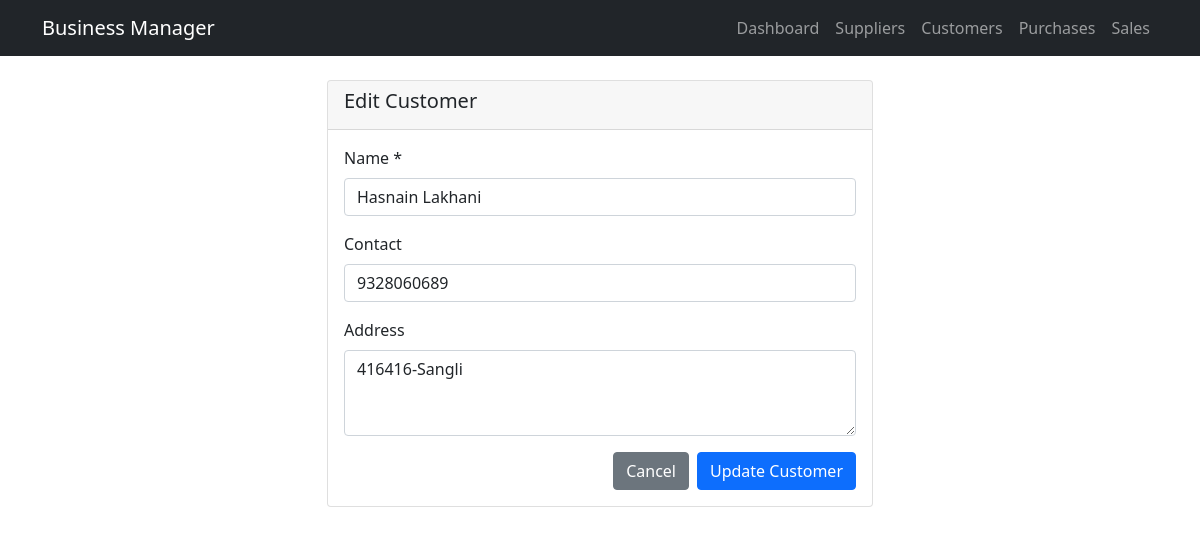
The page /customers/edit/1 on the database its author committed.
### tables this page shows
CREATE TABLE customers (
                id INTEGER PRIMARY KEY AUTOINCREMENT,
                name TEXT NOT NULL UNIQUE,
                contact TEXT,
                address TEXT,
                balance DECIMAL(15,2) DEFAULT 0.00,
                created_at TIMESTAMP DEFAULT CURRENT_TIMESTAMP,
                updated_at TIMESTAMP DEFAULT CURRENT_TIMESTAMP
            );

### app.py (the view, shortened to what this page needs)
@app.route('/customers/edit/<int:customer_id>', methods=['GET', 'POST'])
def edit_customer(customer_id):
    customer = customer_model.get_by_id(customer_id)
    if not customer:
        flash('Customer not found.', 'error')
        return redirect(url_for('customers'))
    return render_template('customer_form.html', customer=customer, edit=True)

### models/customer.py (called while the page is built)
    def get_by_id(self, id):
        try:
            cursor = self.db.get_db().cursor()
            cursor.execute('''
                SELECT c.*,
                       COUNT(s.id) as total_sales,
                       COALESCE(SUM(s.amount), 0) as total_sale_amount,
                       COALESCE(SUM(s.received_amount), 0) as total_received_amount,
                       COALESCE(SUM(r.amount), 0) as total_receipts
                FROM customers c
                LEFT JOIN sales s ON c.id = s.customer_id
                LEFT JOIN receipts r ON c.id = r.customer_id
                WHERE c.id = ?
                GROUP BY c.id
            ''', (id,))
            return cursor.fetchone()
        except sqlite3.Error as e:
            logging.error(f"Error fetching customer {id}: {e}")
            return None

### models/database.py (called while the page is built)
    def get_db(self):
        if 'db' not in g:
            g.db = sqlite3.connect(self.db_path)
            g.db.row_factory = sqlite3.Row
            g.db.execute('PRAGMA foreign_keys = ON')
        return g.db

### templates/customer_form.html (shortened to what this page needs)
{% extends "base.html" %}
{% block content %}
<div class="row justify-content-center">
    <div class="col-md-6">
        <div class="card">
            <div class="card-header">
                <h5>{{ 'Edit Customer' if customer else 'Add New Customer' }}</h5>
            </div>
            <div class="card-body">
                <form method="POST">
                    <div class="mb-3">
                        <label for="name" class="form-label">Name *</label>
                        <input type="text" class="form-control" id="name" name="name" required value="{{ customer.name if customer else '' }}">
                    </div>
                    <div class="mb-3">
                        <label for="contact" class="form-label">Contact</label>
                        <input type="text" class="form-control" id="contact" name="contact" value="{{ customer.contact if customer else '' }}">
                    </div>
                    <div class="mb-3">
                        <label for="address" class="form-label">Address</label>
                        <textarea class="form-control" id="address" name="address" rows="3">{{ customer.address if customer else '' }}</textarea>
                    </div>
                    <div class="d-grid gap-2 d-md-flex justify-content-md-end">
                        <a href="{{ url_for('customers') }}" class="btn btn-secondary">Cancel</a>
                        <button type="submit" class="btn btn-primary">{{ 'Update Customer' if customer else 'Add Customer' }}</button>
                    </div>
                </form>
            </div>
        </div>
    </div>
</div>
{% endblock %}

### rows shown on the page
customers: name "Hasnain Lakhani", contact "9328060689", address "416416-Sangli"

### other values the page prints
{{ 'Edit Customer' if customer else 'Add New Customer' }} "Edit Customer"
{{ 'Update Customer' if customer else 'Add Customer' }} "Update Customer"
